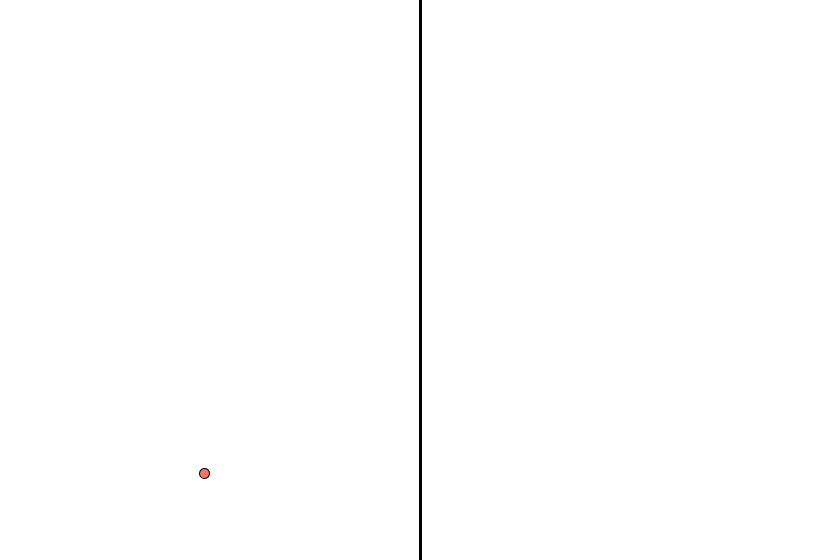
Frame 1 (no input)
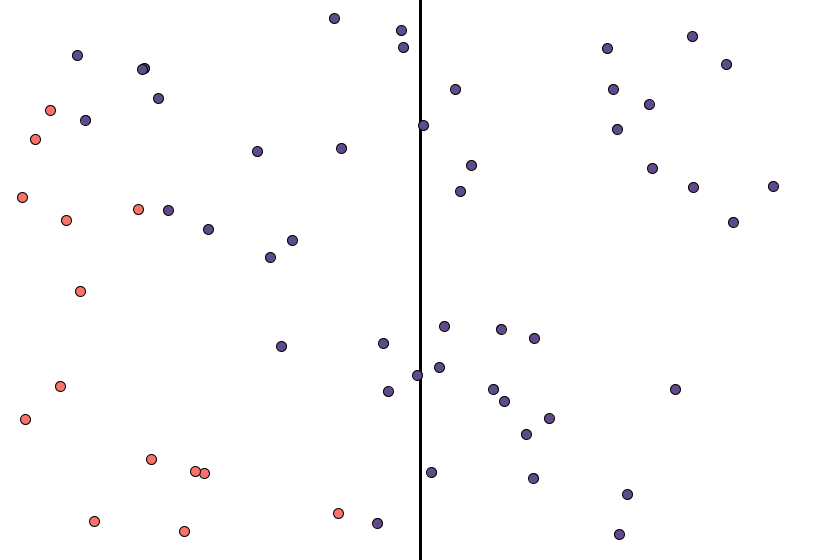
Frame 60 (the mouse pressed at the canvas centre just before this capture)
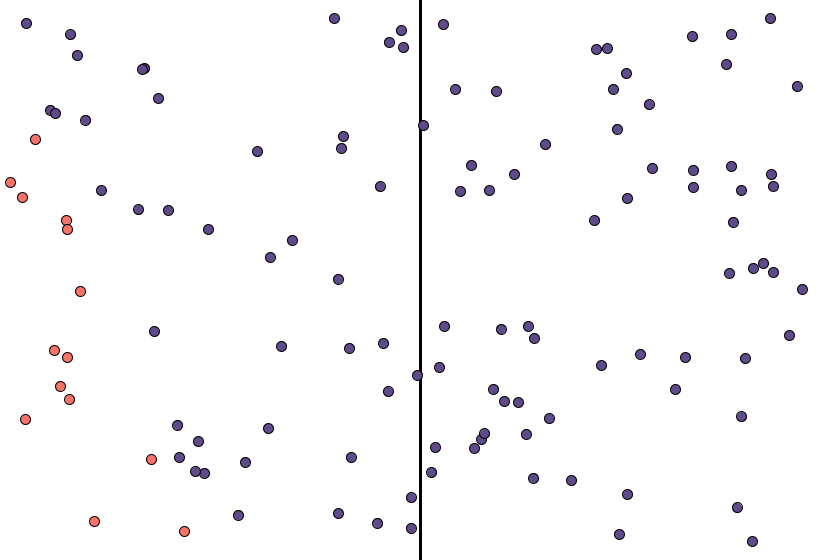
Frame 120 (the mouse held since frame 60 and released just before this capture)

The Processing sketch that drew these frames (run headless with seeded random() and noise(); from frame 60 on, the mouse is pressed at the canvas centre):

// Processing sketch: NeuralNetwork
// ── NeuralNetwork.pde
// Carlos Emiliano Castro Trejo 
// Analysis and Design of Algorithms
// 20/04/2019

int numberOfPartitions=2; // Number of divisions in the canvas
int[] linesPosition=new int[numberOfPartitions-1]; // Array that represents the position of X of the multiple lines in the canvas

// List of point to train the perceptron
Trainer[] training = new Trainer[numberOfPartitions*1000];
// A Perceptron object
Perceptron ptron;

// We will train the perceptron with one "Point" object at a time
int count = 0;

// Coordinate space
int xmin = 0;
int ymin = 0;
int xmax =0;
int ymax =0;


// The function to describe a line 
float f(float x) {
  return 0.4*x+1;
}

void setup() 
{
  xmin = 10;
  ymin = 10;
  xmax =width-10;
  ymax =height-10;

  size(840, 560);
  int division=width/numberOfPartitions;


  linesPosition[0]=division;
  if (numberOfPartitions>2)
  {
    for (int x=1; x<linesPosition.length; x++)
    {
      linesPosition[x]=linesPosition[x-1]+division;
    }
  }




  // The perceptron has 3 inputs -- x, y, and bias
  // Second value is "Learning = new Perceptron(3, 0.00001,numberOfPartitions);  // Learning Constant is low just b/c it's fun to watch, this is not necessarily optimal
  ptron = new Perceptron(3, 0.00001);  // Learning Constant is low just b/c it's fun to watch, this is not necessarily optimal

  // Create a random set of training points and calculate the "known" answer
  for (int i = 0; i < training.length; i++) 
  {
    float x = random(xmin, xmax);
    float y = random(ymin, ymax);
    int answer = 0;

    if (numberOfPartitions==2)
    {
      if (x<=division)
      {
        answer=-1;
      } else
      {
        answer=1;
      }
    } else
    {
      if (x>linesPosition[linesPosition.length-1])
      {
        answer=linesPosition.length;
      } else
      {
        while (x>linesPosition[answer])
        {
          answer++;
        }
      }
    }
    training[i] = new Trainer(x, y, answer+1);
  }
  smooth();
}


void draw() {
  background(255);
  strokeWeight(3);
  for (int x=0; x<linesPosition.length; x++)
  {
    line(linesPosition[x], 0, linesPosition[x], height);
  }
 
  /*  strokeWeight(1);
   for (int i = 0; i < training.length; i++) 
   {
      if(training[i].answer>0)
     {
       fill(95,75,139);
     }else
     {
         fill(250,114,104);
     }
   ellipse(training[i].inputs[0], training[i].inputs[1], 8, 8);
   }
  */

 
  // Train the Perceptron with one "training" point at a time
  ptron.train(training[count].inputs, training[count].answer);
  count = (count + 1) % training.length;

  // Draw all the points based on what the Perceptron would "guess"
  // Does not use the "known" correct answer
   for (int i = 0; i < count; i++) 
   {
   stroke(0);
   strokeWeight(1);
   int guess = ptron.feedforward(training[i].inputs);
   if(guess>0)
   {
     fill(95,75,139);
   }else
   {
       fill(250,114,104);
   }
   ellipse(training[i].inputs[0], training[i].inputs[1], 10, 10);
   }
   
    
}

// ── Perceptron.pde
class Perceptron {
  float[] weights;  // Array of weights for inputs
  float c;          // learning constant

  // Perceptron is created with n weights and learning constant
  Perceptron(int n, float c_) {
    weights = new float[n];
    // Start with random weights
    for (int i = 0; i < weights.length; i++) {
      weights[i] = random(-1,1); 
    }
    c = c_;
  }

  // Function to train the Perceptron
  // Weights are adjusted based on "desired" answer
  void train(float[] inputs, int desired) {
    // Guess the result
    int guess = feedforward(inputs);
    // Compute the factor for changing the weight based on the error
    // Error = desired output - guessed output
    // Note this can only be 0, -2, or 2
    // Multiply by learning constant
    float error = desired - guess;
    // Adjust weights based on weightChange * input
    for (int i = 0; i < weights.length; i++) {
      weights[i] += c * error * inputs[i];         
    }
  }

  // Guess -1 or 1 based on input values
  int feedforward(float[] inputs) {
    // Sum all values
    float sum = 0;
    for (int i = 0; i < weights.length; i++) {
      sum += inputs[i]*weights[i];
    }
    // Result is sign of the sum, -1 or 1
    return activate(sum);
  }
  
  int activate(float sum) {
    if (sum > 0) return 1;
    else return -1; 
  }
  
  // Return weights
  float[] getWeights() {
    return weights; 
  }
}

 

// ── Trainer.pde
class Trainer 
{
  float[] inputs;
  int answer; 
  
  Trainer(float x, float y, int a) 
  {
    inputs = new float[3];
    inputs[0] = x;
    inputs[1] = y;
    inputs[2] = 1;
    answer = a;
  }
}
